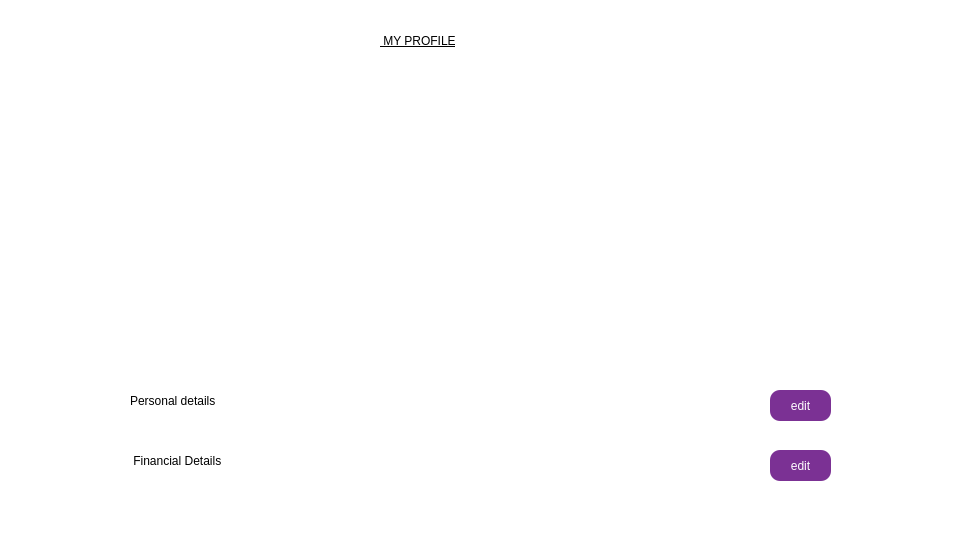
<?xml version="1.0" encoding="UTF-8"?>
<ui version="4.0">
 <class>myprofile</class>
 <widget class="QMainWindow" name="myprofile">
  <property name="geometry">
   <rect>
    <x>0</x>
    <y>0</y>
    <width>960</width>
    <height>540</height>
   </rect>
  </property>
  <property name="windowTitle">
   <string>MainWindow</string>
  </property>
  <property name="styleSheet">
   <string notr="true">background-color:rgb(255,255,255);</string>
  </property>
  <widget class="QWidget" name="centralwidget">
   <widget class="QLabel" name="label">
    <property name="geometry">
     <rect>
      <x>0</x>
      <y>0</y>
      <width>961</width>
      <height>351</height>
     </rect>
    </property>
    <property name="styleSheet">
     <string notr="true">image:url(:/resources/pro.png)</string>
    </property>
    <property name="text">
     <string/>
    </property>
   </widget>
   <widget class="QLabel" name="label_3">
    <property name="geometry">
     <rect>
      <x>130</x>
      <y>380</y>
      <width>631</width>
      <height>41</height>
     </rect>
    </property>
    <property name="styleSheet">
     <string notr="true">background-image: url(:/resources/bgbox.png);</string>
    </property>
    <property name="text">
     <string>Personal details</string>
    </property>
   </widget>
   <widget class="QLabel" name="label_4">
    <property name="geometry">
     <rect>
      <x>130</x>
      <y>440</y>
      <width>631</width>
      <height>41</height>
     </rect>
    </property>
    <property name="styleSheet">
     <string notr="true">background-image: url(:/resources/bgbox.png);</string>
    </property>
    <property name="text">
     <string> Financial Details</string>
    </property>
   </widget>
   <widget class="QPushButton" name="pushButton_6">
    <property name="geometry">
     <rect>
      <x>30</x>
      <y>30</y>
      <width>71</width>
      <height>61</height>
     </rect>
    </property>
    <property name="styleSheet">
     <string notr="true">image: url(:/resources/back.png);
background-image: url(:/resources/pro.png);
border-radius:30px
</string>
    </property>
    <property name="text">
     <string/>
    </property>
   </widget>
   <widget class="QPushButton" name="pushButton_7">
    <property name="geometry">
     <rect>
      <x>770</x>
      <y>390</y>
      <width>61</width>
      <height>31</height>
     </rect>
    </property>
    <property name="styleSheet">
     <string notr="true">
border-image: url(:/resources/p7.jpg);
font: 12pt &quot;Bahnschrift&quot;;
border-color: none;
color: rgb(255, 255, 255);
background-color: rgb(123,49,148);
border-radius: 10px;

</string>
    </property>
    <property name="text">
     <string>edit</string>
    </property>
   </widget>
   <widget class="QPushButton" name="pushButton_8">
    <property name="geometry">
     <rect>
      <x>770</x>
      <y>450</y>
      <width>61</width>
      <height>31</height>
     </rect>
    </property>
    <property name="styleSheet">
     <string notr="true">border-image: url(:/resources/p7.jpg);
font: 12pt &quot;Bahnschrift&quot;;
border-color: none;
color: rgb(255, 255, 255);
background-color: rgb(123,49,148);
border-radius: 10px;


</string>
    </property>
    <property name="text">
     <string>edit</string>
    </property>
   </widget>
   <widget class="QLabel" name="label_5">
    <property name="geometry">
     <rect>
      <x>870</x>
      <y>450</y>
      <width>91</width>
      <height>81</height>
     </rect>
    </property>
    <property name="styleSheet">
     <string notr="true">border-image: url(:/resources/logo.png);
</string>
    </property>
    <property name="text">
     <string/>
    </property>
   </widget>
   <widget class="QLabel" name="label_6">
    <property name="geometry">
     <rect>
      <x>380</x>
      <y>20</y>
      <width>181</width>
      <height>41</height>
     </rect>
    </property>
    <property name="styleSheet">
     <string notr="true">background-image: url(:/resources/pro.png);
color:4B0F60;
 
font: 700 22pt &quot;Bahnschrift&quot;;
text-decoration:underline</string>
    </property>
    <property name="text">
     <string> MY PROFILE</string>
    </property>
   </widget>
   <widget class="QLabel" name="label_2">
    <property name="geometry">
     <rect>
      <x>350</x>
      <y>90</y>
      <width>221</width>
      <height>171</height>
     </rect>
    </property>
    <property name="styleSheet">
     <string notr="true">
background-image: url(:/resources/pro.png);
image: url(:/resources/pic.png);</string>
    </property>
    <property name="text">
     <string/>
    </property>
   </widget>
  </widget>
 </widget>
 <resources/>
 <connections/>
</ui>
